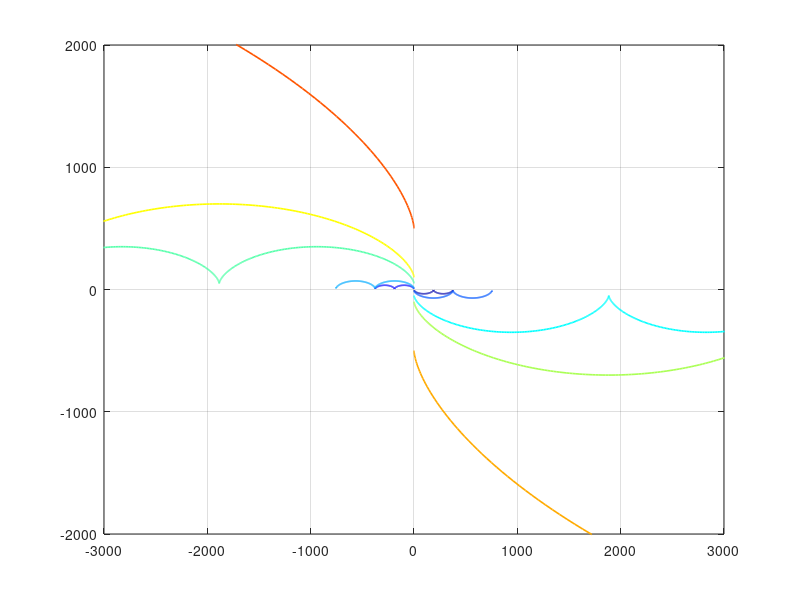

Source code (MATLAB): (Note: this script raises an error after producing the figure.)
% Federico Mustich, Lorenzo Porpiglia, Gaia Spanò, Vincenzo Trentacapilli

% HCW_IC_MakeFigs plots the spontaneous motion of Deputy respect to Chief
% in a planar orbit (2 dimensions), solving the HCW equations in cartesian 
% coordinates, given user-specified initial conditions on position and velocity.
% Five plots are obtained:

% 1. Motion for various x0 displacements

% 2. Motion for various x0_dot variations

% 3. Motion for various y0_dot variations

% 4. Motion for various x0_dot variations, x0 set  = 50 m

% 5. Motion for various y0_dot variations, x0 set  = 50 m


% The above_mentioned parmenters can be modified by the user, resulting in
% different behaviours by the Deputy, and thus in different curves in the
% graphs.Final time is arbitrarily set to 200 minutes in order to have figures
% as close as possible to the ones on the slides, but it can be chosen by the
% user as well


clear all
close all
clc

h = 500e3; % heigth [m]
R = 6378.137e3; % Earth radius [m]
mu = 3.986e14; % Earth Gravitation Parameter [m^3/s^2]

n = sqrt(mu/(R+h)^3); % mean motion [s^-1]

A = [zeros(3), eye(3);[3*n^2 0 0 0 2*n 0; 0 0 0 -2*n 0 0; 0 0 -n^2 0 0 0]]; % state matrix

X0 = [0 0 0 0 0 0]'; % default initial conditions vector [m; m; m; m/s; m/s; m/s]                     

phi = @(t) expm(A*t); % state transition matrix
X = @(t,X0) phi(t)*X0; 

t = linspace(0,200*60,500);  % [s], total time is set to 200 minutes  
X_t = zeros(length(X0),length(t)); 


val_x = [-5 5 -10 10 -50 50 -100 100 -500 500]; % array of different initial x values [m]
val_x_dot = [-0.5 0.5 -1 1 -5 5 -10 10 -50 50]; % array of different initial x_dot values [m/s]
val_x_dot2 = [0 -0.5 0.5 -1 1 -5 5 -10 10 -50 50]; % array of different initial x_dot values [m/s]
val_y_dot1 = [-0.113 0.113 -0.25 0.25 -0.5 0.5 -1 1 -5 5 -10 10 -50 50]; % array of different initial y_dot values [m/s]
val_y_dot2 = [-24 -12 -2.5 -1.3 -0.176 -0.117 0.058 1.05 2.2 12 24]; % array of different initial y_dot values [m/s]



figure(1)
for i = 1:length(val_x)
X0(1) = val_x(i);
    for j = 1:length(t)
        X_t(:,j) = X(t(j),X0);
    end

plotColors = jet(length(val_x));
plot(X_t(2,:),X_t(1,:),'Color',plotColors(i,:),'LineWidth',1.2)
hold on
grid on
end

axis([-3000 3000 -2000 2000])
yline(0, 'LineWidth',1)
xline(0, 'LineWidth',1)
legend({'-5','5', '-10', '10', '-50', '50', '-100', '100', '-500', '500'},'Location','northeast','NumColumns',2);
title('Motion of Deputy for various x0 displacements')
xlabel('y[m]');
ylabel('x[m]');



figure(2)
X0 = [0 0 0 0 0 0]'; 
for i = 1:length(val_x_dot)
X0(4) = val_x_dot(i);
    for j = 1:length(t)
        X_t(:,j) = X(t(j),X0);
    end

plotColors = jet(length(val_x_dot));
plot(X_t(2,:),X_t(1,:),'Color',plotColors(i,:),'LineWidth',1.2)
hold on
grid on
end

axis([-3000 3000 -2000 2000])
yline(0, 'LineWidth',1)
xline(0, 'LineWidth',1)
legend({'-0.5','0.5', '-1', '1', '-5', '5', '-10', '10', '-50', '50'},'Location','northeast','NumColumns',2);
title('Motion of Deputy for x0-dot variations')
xlabel('y[m]');
ylabel('x[m]');



figure(3)
X0 = [0 0 0 0 0 0]'; 
for i = 1:length(val_y_dot1)
X0(5) = val_y_dot1(i);
    for j = 1:length(t)
        X_t(:,j) = X(t(j),X0);
    end

plotColors = jet(length(val_y_dot1));
plot(X_t(2,:),X_t(1,:),'Color',plotColors(i,:),'LineWidth',1.2)
hold on
grid on
end

axis([-3000 3000 -2000 2000])
yline(0, 'LineWidth',1)
xline(0, 'LineWidth',1)
legend({'-0.113','0.113','-0.25','0.25','-0.5','0.5','-1','1','-5','5','-10','10','-50','50'},'Location','northeast','NumColumns',3);
title('Motion of Deputy for y0-dot variations')
xlabel('y[m]');
ylabel('x[m]');



figure(4)
X0 = [0 0 0 0 0 0]'; 
X0(1) = 50;
for i = 1:length(val_x_dot2)
X0(4) = val_x_dot2(i);
    for j = 1:length(t)
        X_t(:,j) = X(t(j),X0);
    end

plotColors = jet(length(val_x_dot2));
plot(X_t(2,:),X_t(1,:),'Color',plotColors(i,:),'LineWidth',1.2)
hold on
grid on
end

axis([-3000 3000 -2000 2000])
yline(0, 'LineWidth',1)
xline(0, 'LineWidth',1)
legend({'0','-0.5','0.5', '-1', '1', '-5', '5', '-10', '10', '-50', '50'},'Location','southeast','NumColumns',2);
title('Motion of Deputy for x0 displacement (50 m) and x0-dot variations')
xlabel('y[m]');
ylabel('x[m]');



figure(5)
X0 = [0 0 0 0 0 0]'; 
X0(1) = 50; 
for i = 1:length(val_y_dot2)
X0(5) = val_y_dot2(i);
    for j = 1:length(t)
        X_t(:,j) = X(t(j),X0);
    end

plotColors = jet(length(val_y_dot2));
plot(X_t(2,:),X_t(1,:),'Color',plotColors(i,:),'LineWidth',1.2)
hold on
grid on
end

axis([-3000 3000 -2000 2000])
yline(0, 'LineWidth',1)
xline(0, 'LineWidth',1)
legend({'-24','-12','-2.5','-1.3','-0.176','-0.117','0.058','1.05','2.2','12','24'},'Location','southeast','NumColumns',2);
title('Motion of Deputy for x0 displacement (50 m) and y0-dot variations')
xlabel('y[m]');
ylabel('x[m]');
